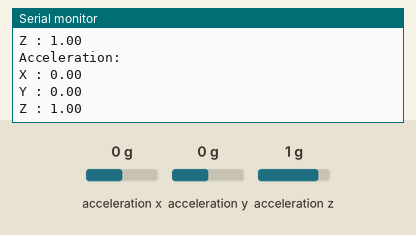
The sketch below on a simulated Arduino Uno, built with avr-gcc and run on an emulated ATmega328P. Shown: the last lines printed to the serial monitor. Wiring (inferred from the names in the program): MPU-6050 motion sensor at I2C address 0x68. The inputs (shaded band) are chosen by the test bench; at power-on: acceleration x 0 g, acceleration y 0 g, acceleration z 1 g.

Above: at 1.8 s.
1.9 s: acceleration x set to -1.4 g
At 2.4 s:
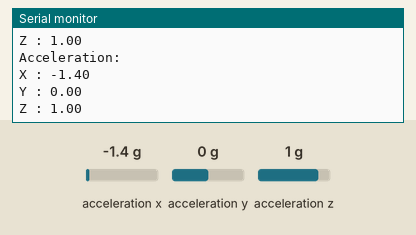
3.4 s: acceleration y set to -1.4 g
At 4.7 s:
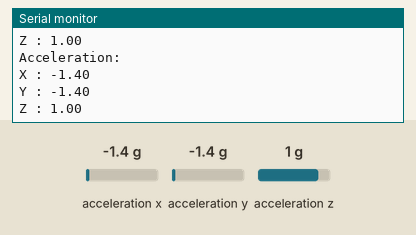
4.9 s: acceleration z set to -1.4 g
At 5.8 s:
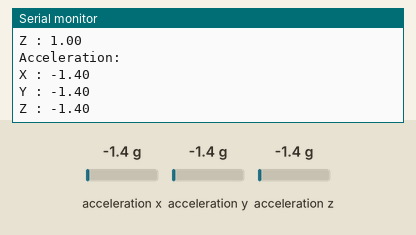

The sketch:

MPU6050_Struct.ino
```cpp
#include <Wire.h>

#define MPU6050_ADDRESS 0x68
#define PWR_MGMT_1 0x6B
#define ACCEL_CONFIG 0x1C

struct MPU6050
{
  struct Acceleration
  {

    float x;
    float y;
    float z;

    void printData()
  {
    Serial.println("Acceleration:");
    Serial.print("X : ");
    Serial.println(x);
    Serial.print("Y : ");
    Serial.println(y);
    Serial.print("Z : ");
    Serial.println(z);
  }

} accel;

  void begin()
  {

    Wire.beginTransmission(MPU6050_ADDRESS); // Writing to I2C device (MPU6050)
    Wire.write(PWR_MGMT_1); // Writing to Power Management 1 register
    Wire.write(0);  // Setting sleep mode to 0
    Wire.endTransmission(); // closing bus

    Wire.beginTransmission(MPU6050_ADDRESS); //I2C address of the MPU
    Wire.write(ACCEL_CONFIG); //Accessing the register 1C - Acccelerometer Configuration (Sec. 4.5)
    Wire.write(0b00000000); //Setting the accel to +/- 2g
    Wire.endTransmission();

  }

  Acceleration readAcceleration(Acceleration* myAccel)
  {

    Wire.beginTransmission(MPU6050_ADDRESS);
    Wire.write(0x3B);
    Wire.endTransmission(false);

    Wire.requestFrom(MPU6050_ADDRESS,6);
    myAccel->x = Wire.read() << 8 | Wire.read();
    myAccel->y = Wire.read() << 8 | Wire.read();
    myAccel->z = Wire.read() << 8 | Wire.read();

    myAccel->x /= 16384.0; // Convert data to readable values in g (defined as 16384.0 LSB/g)
    myAccel->y /= 16384.0;
    myAccel->z /= 16384.0;

  }


};


void setup()
{

  Serial.begin(9600);
  Wire.begin();
  MPU6050 mpu;
  mpu.begin();

}

void loop()
{
  // MPU6050 mpu;
  MPU6050* pMPU =(MPU6050*) malloc(sizeof(MPU6050));

  MPU6050::Acceleration myAccel;
  MPU6050::Acceleration* pMyAccel = &myAccel;
  if (pMPU != nullptr)
  {
    pMPU->readAcceleration(&myAccel);
    myAccel.printData();
    free(pMPU);

  }
  else
  {
    Serial.print("Memory Allocation failed!");

  }


  delay(1000);
}
```

Measured:
- after the input at 1.9 s, the serial monitor: prints a new line after 0.12 s (image 1)
- after the input at 3.4 s, the serial monitor: prints a new line after 0.64 s (image 2)
- after the input at 4.9 s, the serial monitor: prints a new line after 0.15 s (image 3)
